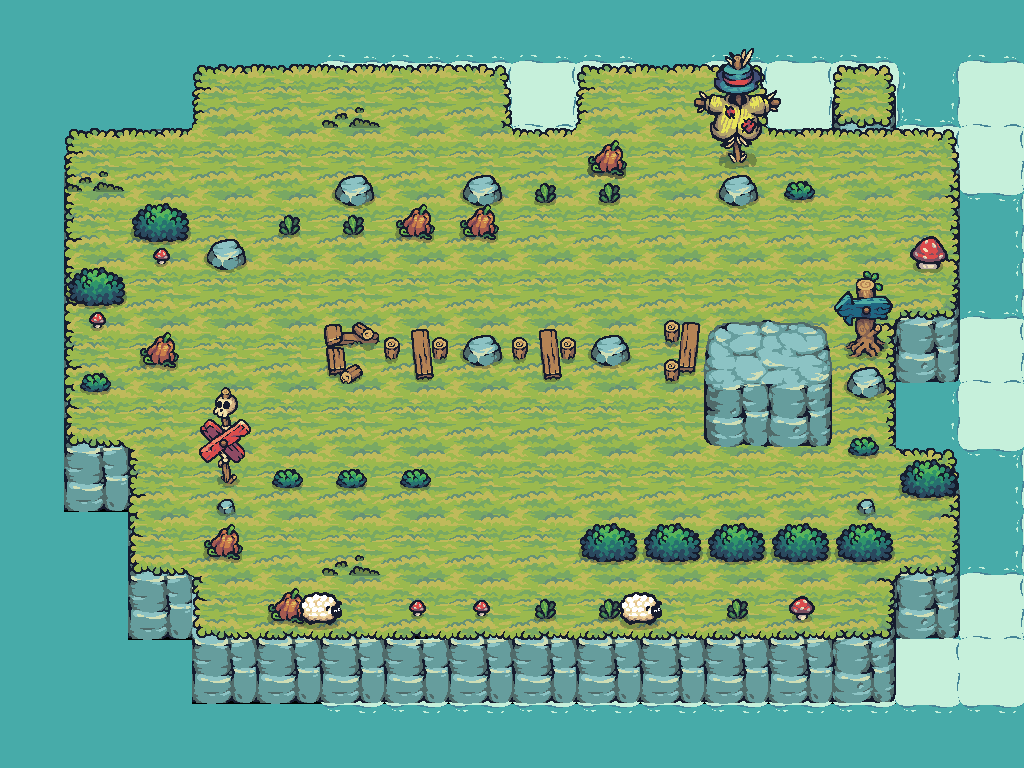

Tiled map render using the project's own tile images. Description and the map definition, with tile-layer contents summarised, below:
An orthogonal 16x12 tile map with 64x64 px tiles, 11 tile layers (Water, Foam, layerforedge, new game bg, ...), 24 tilesets and 38 objects (25x Block, 6x Tree, 3x Barrel, PlayerCheckpoint, AntiPlayerCheckpoint, ...).

<map version="1.10" tiledversion="1.11.0" orientation="orthogonal" renderorder="right-down" width="16" height="12" tilewidth="64" tileheight="64" infinite="0" nextlayerid="28" nextobjectid="11">
 <properties>
  <property name="Star1" type="int" value="43" />
  <property name="Star2" type="int" value="46" />
  <property name="Star3" type="int" value="50" />
 </properties>
 <tileset firstgid="1" source="Terrain.tsx" />
 <tileset firstgid="41" source="Castle_Red.tsx" />
 <tileset firstgid="61" source="Tree.tsx" />
 <tileset firstgid="169" source="17.tsx" />
 <tileset firstgid="171" source="Tower_Blue.tsx" />
 <tileset firstgid="179" source="01.tsx" />
 <tileset firstgid="180" source="06.tsx" />
 <tileset firstgid="181" source="18.tsx" />
 <tileset firstgid="190" source="09.tsx" />
 <tileset firstgid="191" source="12.tsx" />
 <tileset firstgid="192" source="16.tsx" />
 <tileset firstgid="194" source="Castle_Destroyed.tsx" />
 <tileset firstgid="214" source="HappySheep_Idle.tsx" />
 <tileset firstgid="222" source="Tree_192.tsx" />
 <tileset firstgid="234" source="Water.tsx" />
 <tileset firstgid="235" source="Foam_192.tsx" />
 <tileset firstgid="243" source="Tilemap_Elevation.tsx" />
 <tileset firstgid="275" source="02.tsx" />
 <tileset firstgid="276" source="03.tsx" />
 <tileset firstgid="277" source="04.tsx" />
 <tileset firstgid="278" source="07.tsx" />
 <tileset firstgid="279" source="10.tsx" />
 <tileset firstgid="280" source="TX Props.tsx" />
 <tileset firstgid="344" source="Bridge_All.tsx" />
 <group id="26" name="Common">
  <layer id="13" name="Water" width="16" height="12">
   <data>[192 cells, 88 non-empty, 1 distinct tile ids]</data>
  </layer>
  <layer id="14" name="Foam" width="16" height="12" offsetx="128" offsety="0">
   <data>[192 cells, 44 non-empty, 1 distinct tile ids]</data>
  </layer>
  <layer id="19" name="layerforedge" width="16" height="12">
   <data>[192 cells, 30 non-empty, 11 distinct tile ids]</data>
  </layer>
  <layer id="15" name="new game bg" width="16" height="12">
   <data>[192 cells, 128 non-empty, 12 distinct tile ids]</data>
  </layer>
  <layer id="24" name="eat" width="16" height="12">
   <data>[192 cells, 5 non-empty, 3 distinct tile ids]</data>
  </layer>
  <layer id="27" name="grass" width="16" height="12">
   <data>[192 cells, 3 non-empty, 1 distinct tile ids]</data>
  </layer>
  <layer id="17" name="props" width="16" height="12" offsetx="0" offsety="32">
   <data>[192 cells, 17 non-empty, 7 distinct tile ids]</data>
  </layer>
  <layer id="18" name="propsLayer2" width="16" height="12">
   <data>[192 cells, 15 non-empty, 12 distinct tile ids]</data>
  </layer>
  <objectgroup id="21" name="TreesOutSideGameGrid" class="TreesOutSideGameGrid">
   <object id="3" name="Tree" type="Tree" x="192" y="128" width="64" height="64" />
   <object id="5" name="Tree" type="Tree" x="256" y="128" width="64" height="64" />
   <object id="6" name="Tree" type="Tree" x="384" y="128" width="64" height="64" />
   <object id="7" name="Tree" type="Tree" x="832" y="192" width="64" height="64" />
   <object id="8" name="Tree" type="Tree" x="640" y="128" width="64" height="64" />
   <object id="9" name="Tree" type="Tree" x="192" y="320" width="64" height="64" />
  </objectgroup>
  <layer id="22" name="AheadOfTreesProps" width="16" height="12">
   <data>[192 cells, 6 non-empty, 6 distinct tile ids]</data>
  </layer>
  <objectgroup id="30" name="CollisionblocksForGrid">
   <object id="101" name="Block" type="Block" x="256" y="128" width="576" height="64" />
   <object id="102" name="Block" type="Block" x="256" y="576" width="576" height="64" />
   <object id="103" name="Block" type="Block" x="192" y="192" width="64" height="384" />
   <object id="104" name="Block" type="Block" x="831" y="192" width="64" height="384" />
  </objectgroup>
  <layer id="25" name="BottomEdge" width="16" height="12">
   <data>[192 cells, 2 non-empty, 1 distinct tile ids]</data>
  </layer>
 </group>
 <layer id="13" name="CollisionblockTileLayer" width="16" height="12">
  <data>[192 cells, 21 non-empty, 12 distinct tile ids]</data>
 </layer>
 <objectgroup id="5" name="Collisionblocks">
  <object id="1" name="Block" type="Block" x="256" y="192" width="64" height="64" />
  <object id="2" name="Block" type="Block" x="320" y="192" width="64" height="64" />
  <object id="3" name="Block" type="Block" x="384" y="192" width="64" height="64" />
  <object id="4" name="Block" type="Block" x="448" y="192" width="64" height="64" />
  <object id="8" name="Block" type="Block" x="320" y="320" width="64" height="64" />
  <object id="9" name="Block" type="Block" x="384" y="320" width="64" height="64" />
  <object id="10" name="Block" type="Block" x="448" y="320" width="64" height="64" />
  <object id="11" name="Block" type="Block" x="512" y="320" width="64" height="64" />
  <object id="12" name="Block" type="Block" x="576" y="320" width="64" height="64" />
  <object id="13" name="Block" type="Block" x="640" y="320" width="64" height="64" />
  <object id="14" name="Block" type="Block" x="704" y="320" width="64" height="64" />
  <object id="15" name="Block" type="Block" x="768" y="320" width="64" height="64" />
  <object id="17" name="Block" type="Block" x="704" y="384" width="64" height="64" />
  <object id="18" name="Block" type="Block" x="768" y="384" width="64" height="64" />
  <object id="19" name="Block" type="Block" x="256" y="448" width="64" height="64" />
  <object id="20" name="Block" type="Block" x="320" y="448" width="64" height="64" />
  <object id="21" name="Block" type="Block" x="384" y="448" width="64" height="64" />
  <object id="28" name="Block" type="Block" x="576" y="512" width="64" height="64" />
  <object id="29" name="Block" type="Block" x="640" y="512" width="64" height="64" />
  <object id="30" name="Block" type="Block" x="704" y="512" width="64" height="64" />
  <object id="31" name="Block" type="Block" x="768" y="512" width="64" height="64" />
 </objectgroup>
 <objectgroup id="6" name="Checkpoints">
  <object id="6" name="PlayerCheckpoint" type="PlayerCheckpoint" x="704" y="192" width="64" height="64" />
  <object id="24" name="AntiPlayerCheckpoint" type="AntiPlayerCheckpoint" x="320" y="512" width="64" height="64" />
 </objectgroup>
 <objectgroup id="7" name="Spawnpoints">
  <object id="5" name="Barrel" type="Barrel" x="512" y="192" width="64" height="64" />
  <object id="7" name="AntiPlayer" type="AntiPlayer" x="768" y="192" width="64" height="64" />
  <object id="16" name="Barrel" type="Barrel" x="640" y="384" width="64" height="64" />
  <object id="22" name="Barrel" type="Barrel" x="512" y="448" width="64" height="64" />
  <object id="23" name="Player" type="Player" x="256" y="512" width="64" height="64" />
 </objectgroup>
</map>
